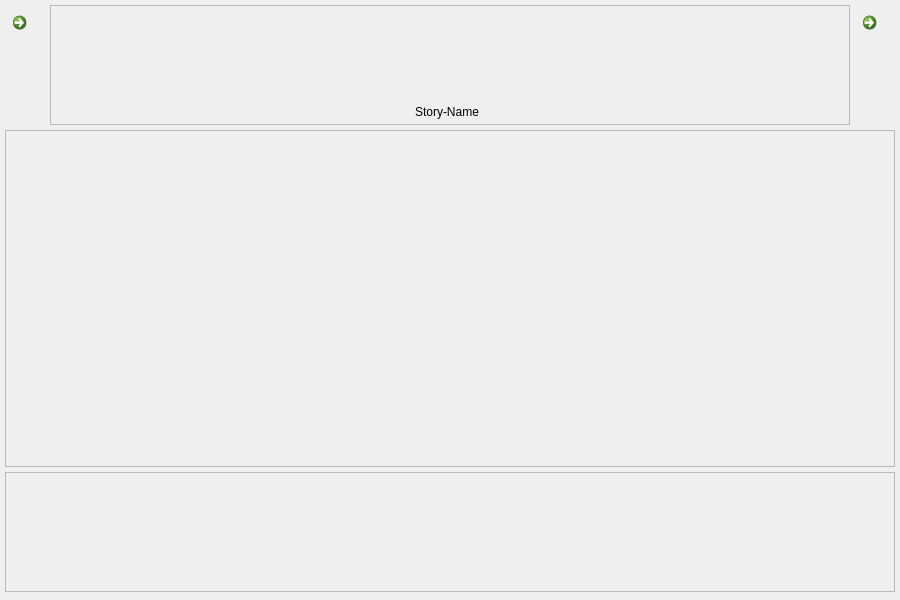
<?xml version="1.0" encoding="UTF-8"?>
<ui version="4.0">
 <class>MainWindow</class>
 <widget class="QMainWindow" name="MainWindow">
  <property name="geometry">
   <rect>
    <x>0</x>
    <y>0</y>
    <width>900</width>
    <height>600</height>
   </rect>
  </property>
  <property name="minimumSize">
   <size>
    <width>900</width>
    <height>600</height>
   </size>
  </property>
  <property name="maximumSize">
   <size>
    <width>16777215</width>
    <height>16777215</height>
   </size>
  </property>
  <property name="windowTitle">
   <string>MainWindow</string>
  </property>
  <widget class="QWidget" name="master_frame">
   <property name="sizePolicy">
    <sizepolicy hsizetype="Preferred" vsizetype="Preferred">
     <horstretch>1</horstretch>
     <verstretch>0</verstretch>
    </sizepolicy>
   </property>
   <property name="minimumSize">
    <size>
     <width>900</width>
     <height>600</height>
    </size>
   </property>
   <layout class="QVBoxLayout" name="master_frame_layout">
    <property name="spacing">
     <number>5</number>
    </property>
    <property name="leftMargin">
     <number>5</number>
    </property>
    <property name="topMargin">
     <number>5</number>
    </property>
    <property name="rightMargin">
     <number>5</number>
    </property>
    <property name="bottomMargin">
     <number>8</number>
    </property>
    <item>
     <widget class="QFrame" name="storys_wrap">
      <property name="enabled">
       <bool>true</bool>
      </property>
      <property name="sizePolicy">
       <sizepolicy hsizetype="Preferred" vsizetype="Preferred">
        <horstretch>1</horstretch>
        <verstretch>0</verstretch>
       </sizepolicy>
      </property>
      <property name="minimumSize">
       <size>
        <width>600</width>
        <height>120</height>
       </size>
      </property>
      <property name="maximumSize">
       <size>
        <width>16777215</width>
        <height>120</height>
       </size>
      </property>
      <property name="sizeIncrement">
       <size>
        <width>0</width>
        <height>0</height>
       </size>
      </property>
      <property name="baseSize">
       <size>
        <width>0</width>
        <height>0</height>
       </size>
      </property>
      <property name="autoFillBackground">
       <bool>false</bool>
      </property>
      <property name="frameShape">
       <enum>QFrame::Panel</enum>
      </property>
      <property name="frameShadow">
       <enum>QFrame::Sunken</enum>
      </property>
      <property name="lineWidth">
       <number>0</number>
      </property>
      <layout class="QHBoxLayout" name="horizontalLayout">
       <property name="spacing">
        <number>5</number>
       </property>
       <property name="leftMargin">
        <number>0</number>
       </property>
       <property name="topMargin">
        <number>0</number>
       </property>
       <property name="rightMargin">
        <number>0</number>
       </property>
       <property name="bottomMargin">
        <number>0</number>
       </property>
       <item>
        <widget class="QCommandLinkButton" name="story_left_button">
         <property name="minimumSize">
          <size>
           <width>40</width>
           <height>120</height>
          </size>
         </property>
         <property name="maximumSize">
          <size>
           <width>35</width>
           <height>120</height>
          </size>
         </property>
         <property name="text">
          <string/>
         </property>
         <property name="icon">
          <iconset>
           <normaloff>icons8-links-30.png</normaloff>icons8-links-30.png</iconset>
         </property>
         <property name="autoDefault">
          <bool>true</bool>
         </property>
         <property name="default">
          <bool>true</bool>
         </property>
         <property name="description">
          <string/>
         </property>
        </widget>
       </item>
       <item>
        <widget class="QFrame" name="storys_frame">
         <property name="frameShape">
          <enum>QFrame::StyledPanel</enum>
         </property>
         <property name="frameShadow">
          <enum>QFrame::Raised</enum>
         </property>
         <layout class="QHBoxLayout" name="horizontalLayout_2">
          <property name="spacing">
           <number>0</number>
          </property>
          <property name="leftMargin">
           <number>0</number>
          </property>
          <property name="topMargin">
           <number>0</number>
          </property>
          <property name="rightMargin">
           <number>0</number>
          </property>
          <property name="bottomMargin">
           <number>0</number>
          </property>
          <item>
           <widget class="QFrame" name="story_wrap">
            <property name="minimumSize">
             <size>
              <width>100</width>
              <height>120</height>
             </size>
            </property>
            <property name="maximumSize">
             <size>
              <width>105</width>
              <height>120</height>
             </size>
            </property>
            <property name="frameShape">
             <enum>QFrame::NoFrame</enum>
            </property>
            <property name="frameShadow">
             <enum>QFrame::Raised</enum>
            </property>
            <layout class="QVBoxLayout" name="verticalLayout">
             <property name="spacing">
              <number>0</number>
             </property>
             <property name="leftMargin">
              <number>5</number>
             </property>
             <property name="topMargin">
              <number>0</number>
             </property>
             <property name="rightMargin">
              <number>5</number>
             </property>
             <property name="bottomMargin">
              <number>0</number>
             </property>
             <item>
              <widget class="QLabel" name="img_story">
               <property name="minimumSize">
                <size>
                 <width>90</width>
                 <height>90</height>
                </size>
               </property>
               <property name="maximumSize">
                <size>
                 <width>90</width>
                 <height>90</height>
                </size>
               </property>
               <property name="frameShape">
                <enum>QFrame::NoFrame</enum>
               </property>
               <property name="text">
                <string/>
               </property>
               <property name="pixmap">
                <pixmap>../../imgs/258622678_451119333043054_3130955148283319162_n.jpg</pixmap>
               </property>
               <property name="scaledContents">
                <bool>true</bool>
               </property>
               <property name="wordWrap">
                <bool>false</bool>
               </property>
               <property name="openExternalLinks">
                <bool>true</bool>
               </property>
              </widget>
             </item>
             <item>
              <widget class="QLabel" name="label">
               <property name="minimumSize">
                <size>
                 <width>90</width>
                 <height>20</height>
                </size>
               </property>
               <property name="maximumSize">
                <size>
                 <width>90</width>
                 <height>20</height>
                </size>
               </property>
               <property name="text">
                <string>Story-Name</string>
               </property>
               <property name="textFormat">
                <enum>Qt::MarkdownText</enum>
               </property>
               <property name="alignment">
                <set>Qt::AlignCenter</set>
               </property>
              </widget>
             </item>
            </layout>
           </widget>
          </item>
         </layout>
        </widget>
       </item>
       <item>
        <widget class="QCommandLinkButton" name="storys_right_button">
         <property name="minimumSize">
          <size>
           <width>40</width>
           <height>120</height>
          </size>
         </property>
         <property name="maximumSize">
          <size>
           <width>40</width>
           <height>120</height>
          </size>
         </property>
         <property name="text">
          <string/>
         </property>
         <property name="icon">
          <iconset>
           <normaloff>icons8-pfeil-30.png</normaloff>icons8-pfeil-30.png</iconset>
         </property>
         <property name="iconSize">
          <size>
           <width>20</width>
           <height>20</height>
          </size>
         </property>
         <property name="autoDefault">
          <bool>true</bool>
         </property>
         <property name="default">
          <bool>true</bool>
         </property>
         <property name="description">
          <string/>
         </property>
        </widget>
       </item>
      </layout>
     </widget>
    </item>
    <item>
     <widget class="QFrame" name="postings_frame">
      <property name="frameShape">
       <enum>QFrame::StyledPanel</enum>
      </property>
      <property name="frameShadow">
       <enum>QFrame::Raised</enum>
      </property>
     </widget>
    </item>
    <item>
     <widget class="QFrame" name="menu_frame">
      <property name="minimumSize">
       <size>
        <width>0</width>
        <height>120</height>
       </size>
      </property>
      <property name="maximumSize">
       <size>
        <width>16777215</width>
        <height>120</height>
       </size>
      </property>
      <property name="baseSize">
       <size>
        <width>0</width>
        <height>0</height>
       </size>
      </property>
      <property name="frameShape">
       <enum>QFrame::StyledPanel</enum>
      </property>
      <property name="frameShadow">
       <enum>QFrame::Raised</enum>
      </property>
     </widget>
    </item>
   </layout>
  </widget>
 </widget>
 <resources/>
 <connections/>
</ui>
